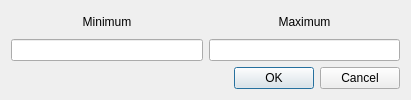
<?xml version="1.0" encoding="UTF-8"?>
<ui version="4.0">
 <class>QEStripChartRangeDialog</class>
 <widget class="QWidget" name="QEStripChartRangeDialog">
  <property name="geometry">
   <rect>
    <x>0</x>
    <y>0</y>
    <width>411</width>
    <height>100</height>
   </rect>
  </property>
  <property name="windowTitle">
   <string>Strip Chart Times</string>
  </property>
  <layout class="QVBoxLayout" name="verticalLayout">
   <item>
    <layout class="QHBoxLayout" name="horizontalLayout">
     <item>
      <widget class="QLabel" name="label">
       <property name="text">
        <string>Minimum</string>
       </property>
       <property name="alignment">
        <set>Qt::AlignCenter</set>
       </property>
      </widget>
     </item>
     <item>
      <widget class="QLabel" name="label_2">
       <property name="text">
        <string>Maximum</string>
       </property>
       <property name="alignment">
        <set>Qt::AlignCenter</set>
       </property>
      </widget>
     </item>
    </layout>
   </item>
   <item>
    <layout class="QHBoxLayout" name="horizontalLayout_2">
     <item>
      <widget class="QLineEdit" name="minimumEdit">
       <property name="maxLength">
        <number>22</number>
       </property>
      </widget>
     </item>
     <item>
      <widget class="QLineEdit" name="maximumEdit">
       <property name="maxLength">
        <number>22</number>
       </property>
      </widget>
     </item>
    </layout>
   </item>
   <item>
    <layout class="QHBoxLayout" name="horizontalLayout_3">
     <item>
      <spacer name="horizontalSpacer">
       <property name="orientation">
        <enum>Qt::Horizontal</enum>
       </property>
       <property name="sizeHint" stdset="0">
        <size>
         <width>208</width>
         <height>20</height>
        </size>
       </property>
      </spacer>
     </item>
     <item>
      <widget class="QDialogButtonBox" name="buttonBox">
       <property name="standardButtons">
        <set>QDialogButtonBox::Cancel|QDialogButtonBox::Ok</set>
       </property>
      </widget>
     </item>
    </layout>
   </item>
  </layout>
 </widget>
 <resources/>
 <connections/>
</ui>
